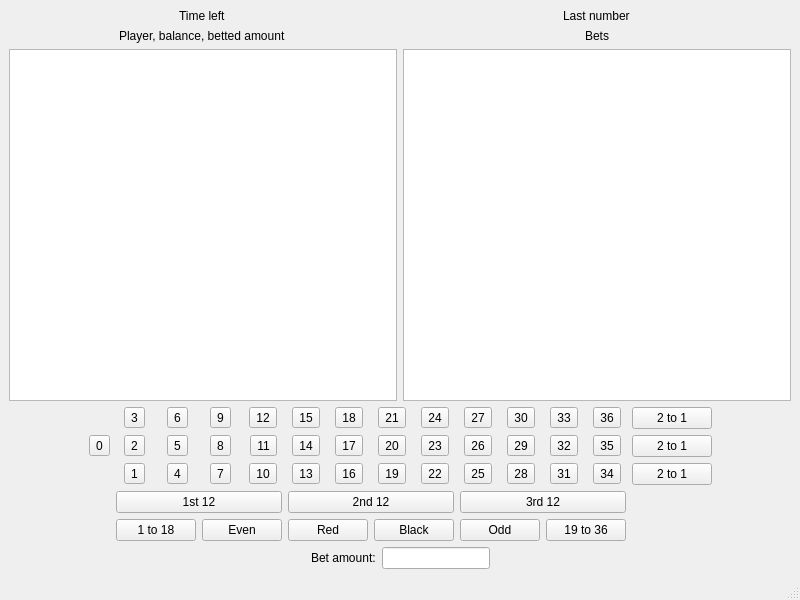
<?xml version="1.0" encoding="UTF-8"?>
<ui version="4.0">
 <class>MainWindow</class>
 <widget class="QMainWindow" name="MainWindow">
  <property name="geometry">
   <rect>
    <x>0</x>
    <y>0</y>
    <width>800</width>
    <height>600</height>
   </rect>
  </property>
  <property name="windowTitle">
   <string>MainWindow</string>
  </property>
  <widget class="QWidget" name="centralwidget">
   <layout class="QVBoxLayout" name="verticalLayout_3">
    <item>
     <layout class="QHBoxLayout" name="horizontalLayout_4">
      <item>
       <layout class="QVBoxLayout" name="verticalLayout">
        <item alignment="Qt::AlignHCenter">
         <widget class="QLabel" name="labelTime">
          <property name="text">
           <string>Time left</string>
          </property>
         </widget>
        </item>
        <item alignment="Qt::AlignHCenter">
         <widget class="QLabel" name="label">
          <property name="text">
           <string>Player, balance, betted amount</string>
          </property>
         </widget>
        </item>
        <item>
         <widget class="QListWidget" name="playerBalanceBetList"/>
        </item>
       </layout>
      </item>
      <item>
       <layout class="QVBoxLayout" name="verticalLayout_2">
        <item alignment="Qt::AlignHCenter">
         <widget class="QLabel" name="labelLastNumber">
          <property name="text">
           <string>Last number</string>
          </property>
         </widget>
        </item>
        <item alignment="Qt::AlignHCenter">
         <widget class="QLabel" name="label_2">
          <property name="text">
           <string>Bets</string>
          </property>
         </widget>
        </item>
        <item>
         <widget class="QListWidget" name="percentagesList"/>
        </item>
       </layout>
      </item>
     </layout>
    </item>
    <item>
     <layout class="QHBoxLayout" name="horizontalLayout">
      <item>
       <spacer name="horizontalSpacer">
        <property name="orientation">
         <enum>Qt::Horizontal</enum>
        </property>
        <property name="sizeHint" stdset="0">
         <size>
          <width>40</width>
          <height>20</height>
         </size>
        </property>
       </spacer>
      </item>
      <item>
       <layout class="QGridLayout" name="gridLayout">
        <item row="1" column="8" alignment="Qt::AlignHCenter">
         <widget class="QToolButton" name="toolButton_9">
          <property name="text">
           <string>23</string>
          </property>
         </widget>
        </item>
        <item row="1" column="1" alignment="Qt::AlignHCenter">
         <widget class="QToolButton" name="toolButton_14">
          <property name="text">
           <string>2</string>
          </property>
         </widget>
        </item>
        <item row="2" column="10" alignment="Qt::AlignHCenter">
         <widget class="QToolButton" name="toolButton_34">
          <property name="text">
           <string>28</string>
          </property>
         </widget>
        </item>
        <item row="2" column="8" alignment="Qt::AlignHCenter">
         <widget class="QToolButton" name="toolButton_32">
          <property name="text">
           <string>22</string>
          </property>
         </widget>
        </item>
        <item row="2" column="1" alignment="Qt::AlignHCenter">
         <widget class="QToolButton" name="toolButton_25">
          <property name="text">
           <string>1</string>
          </property>
         </widget>
        </item>
        <item row="0" column="2" alignment="Qt::AlignHCenter">
         <widget class="QToolButton" name="toolButton_2">
          <property name="text">
           <string>6</string>
          </property>
         </widget>
        </item>
        <item row="1" column="14">
         <widget class="QPushButton" name="betColumn2Button">
          <property name="text">
           <string>2 to 1</string>
          </property>
         </widget>
        </item>
        <item row="2" column="3" alignment="Qt::AlignHCenter">
         <widget class="QToolButton" name="toolButton_27">
          <property name="text">
           <string>7</string>
          </property>
         </widget>
        </item>
        <item row="2" column="4" alignment="Qt::AlignHCenter">
         <widget class="QToolButton" name="toolButton_28">
          <property name="text">
           <string>10</string>
          </property>
         </widget>
        </item>
        <item row="0" column="10" alignment="Qt::AlignHCenter">
         <widget class="QToolButton" name="toolButton_11">
          <property name="text">
           <string>30</string>
          </property>
         </widget>
        </item>
        <item row="4" column="9" colspan="4">
         <widget class="QPushButton" name="betTwelve3Button">
          <property name="text">
           <string>3rd 12</string>
          </property>
         </widget>
        </item>
        <item row="1" column="7" alignment="Qt::AlignHCenter">
         <widget class="QToolButton" name="toolButton_20">
          <property name="layoutDirection">
           <enum>Qt::LeftToRight</enum>
          </property>
          <property name="text">
           <string>20</string>
          </property>
         </widget>
        </item>
        <item row="1" column="4" alignment="Qt::AlignHCenter">
         <widget class="QToolButton" name="toolButton_17">
          <property name="text">
           <string>11</string>
          </property>
         </widget>
        </item>
        <item row="1" column="11" alignment="Qt::AlignHCenter">
         <widget class="QToolButton" name="toolButton_23">
          <property name="text">
           <string>32</string>
          </property>
         </widget>
        </item>
        <item row="0" column="3" alignment="Qt::AlignHCenter">
         <widget class="QToolButton" name="toolButton_3">
          <property name="text">
           <string>9</string>
          </property>
         </widget>
        </item>
        <item row="1" column="12" alignment="Qt::AlignHCenter">
         <widget class="QToolButton" name="toolButton_24">
          <property name="text">
           <string>35</string>
          </property>
         </widget>
        </item>
        <item row="0" column="7" alignment="Qt::AlignHCenter">
         <widget class="QToolButton" name="toolButton_7">
          <property name="text">
           <string>21</string>
          </property>
         </widget>
        </item>
        <item row="0" column="11" alignment="Qt::AlignHCenter">
         <widget class="QToolButton" name="toolButton_12">
          <property name="text">
           <string>33</string>
          </property>
         </widget>
        </item>
        <item row="2" column="6" alignment="Qt::AlignHCenter">
         <widget class="QToolButton" name="toolButton_30">
          <property name="text">
           <string>16</string>
          </property>
         </widget>
        </item>
        <item row="0" column="12" alignment="Qt::AlignHCenter">
         <widget class="QToolButton" name="toolButton_13">
          <property name="text">
           <string>36</string>
          </property>
         </widget>
        </item>
        <item row="0" column="1" alignment="Qt::AlignHCenter|Qt::AlignVCenter">
         <widget class="QToolButton" name="toolButton_37">
          <property name="text">
           <string>3</string>
          </property>
         </widget>
        </item>
        <item row="0" column="4" alignment="Qt::AlignHCenter">
         <widget class="QToolButton" name="toolButton_4">
          <property name="text">
           <string>12</string>
          </property>
         </widget>
        </item>
        <item row="0" column="9" alignment="Qt::AlignHCenter">
         <widget class="QToolButton" name="toolButton_10">
          <property name="text">
           <string>27</string>
          </property>
         </widget>
        </item>
        <item row="1" column="6" alignment="Qt::AlignHCenter">
         <widget class="QToolButton" name="toolButton_19">
          <property name="text">
           <string>17</string>
          </property>
         </widget>
        </item>
        <item row="2" column="9" alignment="Qt::AlignHCenter">
         <widget class="QToolButton" name="toolButton_33">
          <property name="text">
           <string>25</string>
          </property>
         </widget>
        </item>
        <item row="0" column="5" alignment="Qt::AlignHCenter">
         <widget class="QToolButton" name="toolButton_5">
          <property name="text">
           <string>15</string>
          </property>
         </widget>
        </item>
        <item row="2" column="7" alignment="Qt::AlignHCenter">
         <widget class="QToolButton" name="toolButton_31">
          <property name="text">
           <string>19</string>
          </property>
         </widget>
        </item>
        <item row="2" column="12" alignment="Qt::AlignHCenter">
         <widget class="QToolButton" name="toolButton_36">
          <property name="text">
           <string>34</string>
          </property>
         </widget>
        </item>
        <item row="1" column="2" alignment="Qt::AlignHCenter">
         <widget class="QToolButton" name="toolButton_15">
          <property name="text">
           <string>5</string>
          </property>
         </widget>
        </item>
        <item row="1" column="10" alignment="Qt::AlignHCenter">
         <widget class="QToolButton" name="toolButton_22">
          <property name="text">
           <string>29</string>
          </property>
         </widget>
        </item>
        <item row="2" column="2" alignment="Qt::AlignHCenter">
         <widget class="QToolButton" name="toolButton_26">
          <property name="text">
           <string>4</string>
          </property>
         </widget>
        </item>
        <item row="1" column="3" alignment="Qt::AlignHCenter">
         <widget class="QToolButton" name="toolButton_16">
          <property name="text">
           <string>8</string>
          </property>
         </widget>
        </item>
        <item row="1" column="0" alignment="Qt::AlignHCenter">
         <widget class="QToolButton" name="toolButton_1">
          <property name="text">
           <string>0</string>
          </property>
         </widget>
        </item>
        <item row="2" column="11" alignment="Qt::AlignHCenter">
         <widget class="QToolButton" name="toolButton_35">
          <property name="text">
           <string>31</string>
          </property>
         </widget>
        </item>
        <item row="1" column="5" alignment="Qt::AlignHCenter">
         <widget class="QToolButton" name="toolButton_18">
          <property name="text">
           <string>14</string>
          </property>
         </widget>
        </item>
        <item row="4" column="5" colspan="4">
         <widget class="QPushButton" name="betTwelve2Button">
          <property name="text">
           <string>2nd 12</string>
          </property>
         </widget>
        </item>
        <item row="1" column="9" alignment="Qt::AlignHCenter">
         <widget class="QToolButton" name="toolButton_21">
          <property name="text">
           <string>26</string>
          </property>
         </widget>
        </item>
        <item row="2" column="14">
         <widget class="QPushButton" name="betColumn1Button">
          <property name="text">
           <string>2 to 1</string>
          </property>
         </widget>
        </item>
        <item row="4" column="1" colspan="4">
         <widget class="QPushButton" name="betTwelve1Button">
          <property name="text">
           <string>1st 12</string>
          </property>
         </widget>
        </item>
        <item row="0" column="6" alignment="Qt::AlignHCenter">
         <widget class="QToolButton" name="toolButton_6">
          <property name="text">
           <string>18</string>
          </property>
         </widget>
        </item>
        <item row="0" column="8" alignment="Qt::AlignHCenter">
         <widget class="QToolButton" name="toolButton_8">
          <property name="text">
           <string>24</string>
          </property>
         </widget>
        </item>
        <item row="2" column="5" alignment="Qt::AlignHCenter">
         <widget class="QToolButton" name="toolButton_29">
          <property name="text">
           <string>13</string>
          </property>
         </widget>
        </item>
        <item row="0" column="14">
         <widget class="QPushButton" name="betColumn3Button">
          <property name="text">
           <string>2 to 1</string>
          </property>
         </widget>
        </item>
        <item row="5" column="1" colspan="2">
         <widget class="QPushButton" name="betHalf1Button">
          <property name="text">
           <string>1 to 18</string>
          </property>
         </widget>
        </item>
        <item row="5" column="3" colspan="2">
         <widget class="QPushButton" name="betEvenodd1Button">
          <property name="text">
           <string>Even</string>
          </property>
         </widget>
        </item>
        <item row="5" column="5" colspan="2">
         <widget class="QPushButton" name="betColor1Button">
          <property name="text">
           <string>Red</string>
          </property>
         </widget>
        </item>
        <item row="5" column="7" colspan="2">
         <widget class="QPushButton" name="betColor2Button">
          <property name="text">
           <string>Black</string>
          </property>
         </widget>
        </item>
        <item row="5" column="9" colspan="2">
         <widget class="QPushButton" name="betEvenodd2Button">
          <property name="text">
           <string>Odd</string>
          </property>
         </widget>
        </item>
        <item row="5" column="11" colspan="2">
         <widget class="QPushButton" name="betHalf2Button">
          <property name="text">
           <string>19 to 36</string>
          </property>
         </widget>
        </item>
       </layout>
      </item>
      <item>
       <spacer name="horizontalSpacer_4">
        <property name="orientation">
         <enum>Qt::Horizontal</enum>
        </property>
        <property name="sizeHint" stdset="0">
         <size>
          <width>40</width>
          <height>20</height>
         </size>
        </property>
       </spacer>
      </item>
     </layout>
    </item>
    <item>
     <layout class="QHBoxLayout" name="horizontalLayout_5">
      <item>
       <spacer name="horizontalSpacer_2">
        <property name="orientation">
         <enum>Qt::Horizontal</enum>
        </property>
        <property name="sizeHint" stdset="0">
         <size>
          <width>40</width>
          <height>20</height>
         </size>
        </property>
       </spacer>
      </item>
      <item>
       <layout class="QHBoxLayout" name="horizontalLayout_2">
        <item>
         <widget class="QLabel" name="label_3">
          <property name="text">
           <string>Bet amount:</string>
          </property>
         </widget>
        </item>
        <item>
         <widget class="QLineEdit" name="betLineEdit">
          <property name="sizePolicy">
           <sizepolicy hsizetype="Minimum" vsizetype="Fixed">
            <horstretch>0</horstretch>
            <verstretch>0</verstretch>
           </sizepolicy>
          </property>
         </widget>
        </item>
       </layout>
      </item>
      <item>
       <spacer name="horizontalSpacer_3">
        <property name="orientation">
         <enum>Qt::Horizontal</enum>
        </property>
        <property name="sizeHint" stdset="0">
         <size>
          <width>40</width>
          <height>20</height>
         </size>
        </property>
       </spacer>
      </item>
     </layout>
    </item>
   </layout>
  </widget>
  <widget class="QMenuBar" name="menubar">
   <property name="geometry">
    <rect>
     <x>0</x>
     <y>0</y>
     <width>800</width>
     <height>21</height>
    </rect>
   </property>
  </widget>
  <widget class="QStatusBar" name="statusbar"/>
 </widget>
 <resources/>
 <connections/>
</ui>
